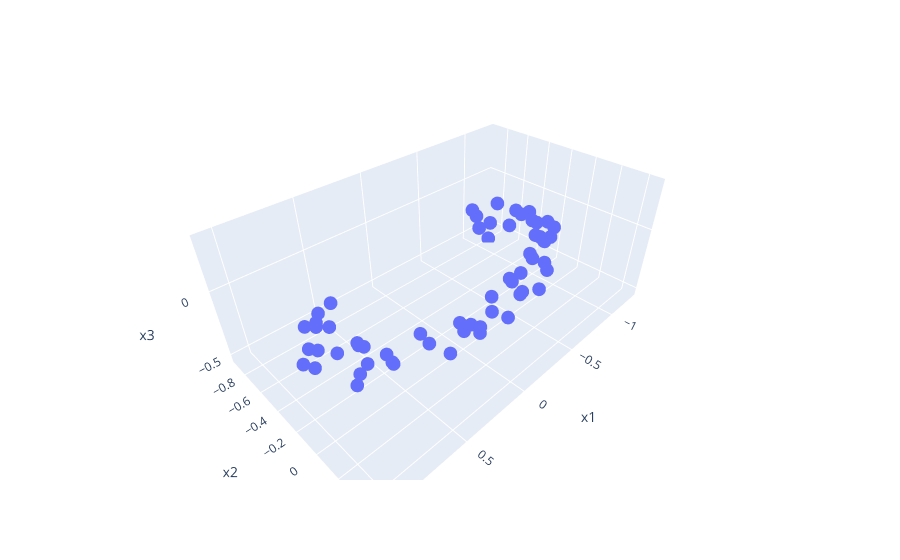

Write notebook code for a chart like this one.
### Code cell
def generate_3d_data(m, w1=0.1, w2=0.3, noise=0.1): 
    angles = np.random.rand(m) * 3 * np.pi / 2 - 0.5  #uneven distribution
    data = np.empty((m, 3))  #initialize 3d dataset
    data[:, 0] = np.cos(angles) + np.sin(angles)/2 + noise *  np.random.randn(m) / 2 #oval with noise
    data[:, 1] = np.sin(angles) * 0.7 + noise *  np.random.randn(m) / 2 
    data[:, 2] = data[:, 0] * w1 + data[:, 1] * w2 + noise *  np.random.randn(m) 
    return data 

# Generate new sets of 3D data
X_train = generate_3d_data(60)
X_valid = generate_3d_data(500)

# Center both datasets using the training mean
train_mean = X_train.mean(axis=0, keepdims=True)

X_train = X_train - train_mean
X_valid = X_valid - train_mean

print(f"x_train: {X_train.shape}")
fig = px.scatter_3d(X_train, x=0, y=1, z=2, labels={"0": "x1", "1": "x2", "2": "x3"})
fig.show()

print(f"x_valid: {X_valid.shape}")

# Convert NumPy arrays to PyTorch tensors
X_train = torch.tensor(X_train, dtype=torch.float32)
X_valid = torch.tensor(X_valid, dtype=torch.float32)

# Create datasets
train_set = TensorDataset(X_train, X_train)
valid_set = TensorDataset(X_valid, X_valid)

# Create data loaders
train_loader = DataLoader(
    train_set,
    batch_size=32,
    shuffle=True
)

valid_loader = DataLoader(
    valid_set,
    batch_size=32
)
print("ok")

#autoencoder
encoder = nn.Linear(3, 2)
decoder = nn.Linear(2, 3)
autoencoder = nn.Sequential(encoder, decoder).to(device)

optimizer = torch.optim.NAdam(autoencoder.parameters(), lr=0.2)
mse = nn.MSELoss()
rmse = torchmetrics.MeanSquaredError(squared=False).to(device)
history = train(autoencoder, optimizer, mse, rmse, train_loader, valid_loader, n_epochs=20)

codings = encoder(X_train.to(device)).detach().cpu().numpy()

%matplotlib inline
fig = plt.figure(figsize=(8, 6))
plt.plot(codings[:, 0], codings[:, 1], "b.")
plt.xlabel("$z_1$", fontsize=18)
plt.ylabel("$z_2$", fontsize=18, rotation=0)
plt.show()

### Figure 1 — Plotly figure (JSON) as saved in the notebook; plotly's stock layout.template omitted (floating-point values rounded to 4 significant figures)
{"data": [{"hovertemplate": "x1=%{x}<br>x2=%{y}<br>x3=%{z}<extra></extra>", "legendgroup": "", "marker": {"color": "#636efa", "symbol": "circle"}, "mode": "markers", "name": "", "scene": "scene", "showlegend": false, "type": "scatter3d", "x": [-1.077, 0.2706, 0.8858, 0.8837, 0.2588, 0.5645, -1.255, 0.7808, 0.8159, -0.7217, -0.5665, 0.4269, -0.8979, -0.633, -1.222, 0.9642, 0.799, -1.121, -1.092, 0.4352, -1.06, 0.772, 0.0369, 1.031, 0.06389, -0.9866, 1.047, 0.9776, -1.183, 0.1945, 0.645, -0.001408, -0.2791, 0.6753, 0.9069, -0.8899, -0.8687, -0.4323, -0.9346, 0.9396, -0.1293, 0.917, -1.023, 0.9362, -0.08802, -1.046, 0.8317, 0.5814, 0.4583, -1.145, 0.8996, -1.238, 1.033, -0.4299, -0.9089, -1.181, 0.9843, 0.01763, 0.9983, 0.3799], "y": [-0.8462, 0.3685, 0.1838, 0.2347, 0.4218, -0.6043, -0.43, -0.405, 0.3296, 0.09389, 0.1712, 0.3714, -0.06048, 0.07019, -0.5203, 0.124, -0.3775, -0.7751, -0.1791, 0.4506, -0.9145, 0.2301, 0.3665, -0.01214, 0.3914, -0.2051, 0.04581, 0.04108, -0.7467, 0.3779, 0.3895, 0.3261, 0.1982, 0.3658, 0.2102, -0.212, -0.04854, 0.2802, -0.02023, 0.2521, 0.4352, 0.2756, -0.2284, 0.04043, 0.3559, -0.8539, 0.3604, 0.4613, 0.4289, -0.7819, -0.2974, -0.6457, -0.1059, 0.1677, -0.1809, -0.5472, 0.2893, 0.4178, 0.009341, 0.4621], "z": [-0.4445, -0.00872, 0.1944, 0.1127, 0.2549, -0.1977, -0.2737, -0.1015, 0.1431, 0.02664, -0.06566, 0.1598, -0.153, 0.05606, -0.2389, 0.1581, -0.1043, -0.5362, -0.1184, 0.2029, -0.2901, 0.09043, -0.04571, 0.136, 0.2277, -0.09303, 0.06655, 0.3503, -0.2097, 0.09577, 0.1816, 0.1795, 0.01136, 0.2455, 0.2408, 0.03142, -0.1315, -0.002946, -0.03507, 0.1019, 0.09785, 0.2692, -0.2266, 0.2451, 0.0594, -0.3193, 0.1662, 0.1253, 0.1629, -0.3949, 0.01083, -0.402, -0.03066, 0.03119, -0.3211, -0.1979, 0.09315, 0.134, 0.1201, 0.1602]}], "layout": {"legend": {"tracegroupgap": 0}, "margin": {"t": 60}, "scene": {"domain": {"x": [0, 1], "y": [0, 1]}, "xaxis": {"title": {"text": "x1"}}, "yaxis": {"title": {"text": "x2"}}, "zaxis": {"title": {"text": "x3"}}}}}
